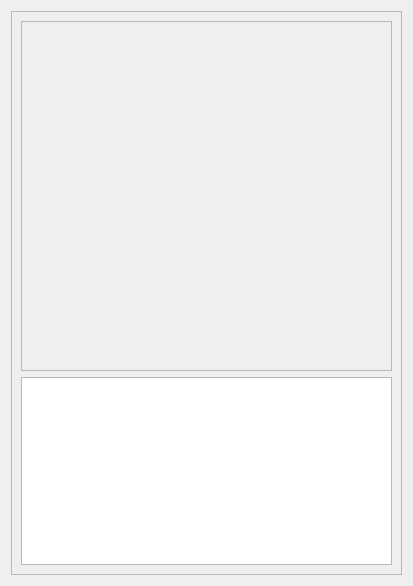
<?xml version="1.0" encoding="UTF-8"?>
<ui version="4.0">
 <class>ViewAnimals</class>
 <widget class="QDialog" name="ViewAnimals">
  <property name="geometry">
   <rect>
    <x>0</x>
    <y>0</y>
    <width>413</width>
    <height>586</height>
   </rect>
  </property>
  <property name="windowTitle">
   <string>Dialog</string>
  </property>
  <layout class="QGridLayout" name="gridLayout">
   <item row="0" column="0">
    <widget class="QScrollArea" name="scrollArea">
     <property name="widgetResizable">
      <bool>true</bool>
     </property>
     <widget class="QWidget" name="scrollAreaWidgetContents">
      <property name="geometry">
       <rect>
        <x>0</x>
        <y>0</y>
        <width>399</width>
        <height>572</height>
       </rect>
      </property>
      <layout class="QGridLayout" name="gridLayout_2">
       <item row="1" column="0">
        <widget class="QListWidget" name="animalList"/>
       </item>
       <item row="0" column="0">
        <widget class="QFrame" name="frame">
         <property name="minimumSize">
          <size>
           <width>250</width>
           <height>350</height>
          </size>
         </property>
         <property name="frameShape">
          <enum>QFrame::StyledPanel</enum>
         </property>
         <property name="frameShadow">
          <enum>QFrame::Raised</enum>
         </property>
        </widget>
       </item>
      </layout>
     </widget>
    </widget>
   </item>
  </layout>
 </widget>
 <resources/>
 <connections/>
</ui>
